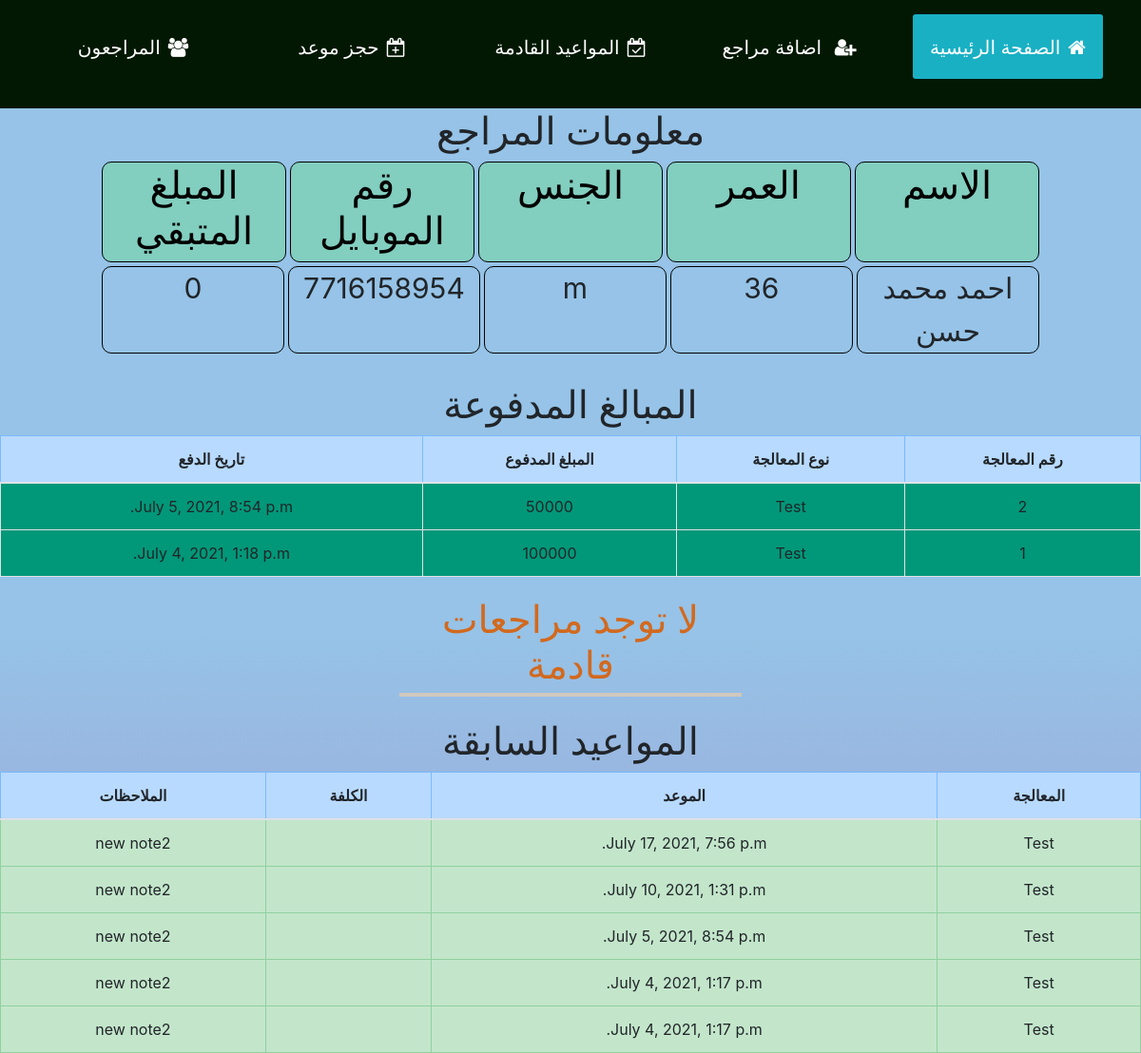
The page /patient/1 (signed in) on the database its author committed.
### dentist/models.py (models this page shows, shortened)
class Patients(models.Model):
    male = "m"
    female = "f"
    gender_type = [
        (male, "m"),
        (female, "f")
    ]
    name = models.CharField(max_length=64)
    age = models.IntegerField(null=True)
    gender = models.CharField(max_length=2, choices=gender_type, default=female, null=True, blank=True)
    contact_number = models.IntegerField(null=True, blank=True)
    remaining_amount = models.IntegerField(default=0)
    date_created = models.DateTimeField(auto_now_add=True)

class Treatment(models.Model):
    p_name= models.ForeignKey(Patients, on_delete=models.CASCADE, related_name="patient_name")
    treatments = models.ForeignKey(Medication_list, on_delete=models.CASCADE, related_name="list", null=True, blank=True)
    status= models.BooleanField(default=False)
    date_created = models.DateTimeField(auto_now_add=True)
    notes = models.CharField(max_length=100, default="")
    paid_amount = models.IntegerField(default=0)

class Medication_list(models.Model):
    treatment_title = models.CharField(max_length=100)
    def __str__(self):
        return f"{self.treatment_title}"

class Previous_appointment(models.Model):
    patient_name = models.ForeignKey(Patients, on_delete=models.CASCADE, related_name="pp_name")
    treatment = models.ForeignKey(Treatment, on_delete=models.CASCADE, related_name="p_treatment")
    date = models.DateTimeField(auto_now=False, auto_now_add=False, default=None)
    notes = models.CharField(max_length=100, default="")

### dentist/views.py (the view, shortened to what this page needs)
# urls.py: path('patient/<int:patient_id>', views.patient, name="patient"),
@login_required()
def patient(request, patient_id):
    patient = Patients.objects.get(pk=patient_id)
    old_appointments = Previous_appointment.objects.filter(patient_name=patient).order_by('-date')
    next_appointmens = Next_appointment.objects.filter(patient_name=patient)
    treatment = Treatment.objects.filter(p_name=patient).order_by('-date_created')
    for item in treatment:
        print(item.paid_amount)
    if  not next_appointmens:
        return render(request, 'dentist/patient.html',{
            "patient": patient,
            "message" : "لا توجد مراجعات قادمة",
            "old_appointments": old_appointments,
            "treatment" : treatment
        })

### dentist/templates/dentist/patient.html (shortened to what this page needs)
{% extends 'dentist/layout.html' %}
{% load static %}
{% block content %}
    <div class="wrap__info">
        <h1 style="text-align: center;">معلومات المراجع</h1>
        <div class="row title_info">
            <div class="col"><h1>الاسم</h1> </div>
            <div class="col"><h1>العمر</h1> </div>
            <div class="col"><h1>الجنس</h1></div>
            <div class="col"><h1>رقم الموبايل</h1> </div>
            <div class="col"><h1>المبلغ المتبقي</h1></div>
        </div>
        <div class="row information">
            <div class="col">{{patient.name}}</div>
            <div class="col">{{patient.age}}</div>
            <div class="col">{{patient.gender}}</div>
            <div class="col">{{patient.contact_number}}</div>
            <div class="col">{{patient.remaining_amount}}</div>
        </div>
    </div>
    <div class="paid_per_session">
        <h1 style="text-align: center;">المبالغ المدفوعة</h1>
        <table class="table table-bordered">
            <thead class="table-primary">
                <th>رقم المعالجة</th>
                <th>نوع المعالجة</th>
                <th>المبلغ المدفوع</th>
                <th>تاريخ الدفع</th>
            </thead>
            {% for item in treatment %}
            <tr>
                <td>{{ item.id }}</td>
                <td>{{ item.treatments }}</td>
                <td>{{ item.paid_amount }}</td>
                <td>{{ item.date_created}}</td>
            </tr>
            {% endfor %}
        </table>
    </div>
    {% if message %}
    <h1 id="message">{{message}}</h1>
    {% endif %}
    <div class="treat_container">
        <h1 style="text-align: center;">المواعيد السابقة</h1>
        <table class="table table-bordered">
            <thead class="table-primary">
                <tr>
                    <th>المعالجة</th>
                    <th>الموعد</th>
                    <th>الكلفة</th>
                    <th>الملاحظات</th>
                </tr>
            </thead>
                {% for appointment in old_appointments %}
                <tr class="table-success">
                    <td>{{appointment.treatment.treatments}}</td>
                    <td>{{appointment.date}}</td>
                    <td>{{appointment.paid_amount}}</td>
                    <td>{{appointment.notes}}</td>
                </tr>
                {% endfor %}
        </table>
    </div>
{% endblock%}

### dentist/static/dentist/layout_style.css (style rules this page uses)
* { margin: 0; padding: 0; box-sizing: border-box; }
html { height: 100%; }
body { margin: 0; font-family: Arial, Helvetica, sans-serif; width: 100%; background-image: linear-gradient(rgb(150, 195, 231) 60%, rgb(159, 159, 211)); height: 100%; padding: 0; top: 0; bottom: 0; left: 0; right: 0; box-sizing: border-box; min-height: 100%; }

### dentist/static/dentist/index.css (style rules this page uses)
.row:after { content: ""; display: table; clear: both; }
.table-bordered { background: #009879; text-align: center; }
#message { text-align: center; border-bottom: 4px solid rgb(207, 200, 190); margin-bottom: 23px; width: 30%; margin-left: auto; margin-right: auto; color: chocolate; padding: 5px; }
.title_info { color: #000; }
.title_info>div { background-color: #82cebf; border: 1px solid black; text-align: center; border-radius: 10px; margin: 0px 2px 0px 2px; }
.information>div { border-radius: 10px; margin: 4px 2px 0px 2px; border: 1px solid black; font-size: 30px; text-align: center; }
.wrap__info { width: 80%; margin: auto; margin-bottom: 30px; }

### rows shown on the page
Patients: name "احمد محمد حسن", age "36", gender "m", contact_number "7716158954", remaining_amount "0"
Treatment: id "2", treatments "Test", paid_amount "50000", date_created "July 5, 2021, 8:54 p.m."
Treatment: id "1", treatments "Test", paid_amount "100000", date_created "July 4, 2021, 1:18 p.m."
Previous_appointment: treatment.treatments "Test", date "July 17, 2021, 7:56 p.m.", notes "new note2"
Previous_appointment: treatment.treatments "Test", date "July 10, 2021, 1:31 p.m.", notes "new note2"
Previous_appointment: treatment.treatments "Test", date "July 5, 2021, 8:54 p.m.", notes "new note2"
Previous_appointment: treatment.treatments "Test", date "July 4, 2021, 1:17 p.m.", notes "new note2"
Previous_appointment: treatment.treatments "Test", date "July 4, 2021, 1:17 p.m.", notes "new note2"

### other values the page prints
{{ message }} "لا توجد مراجعات قادمة"
